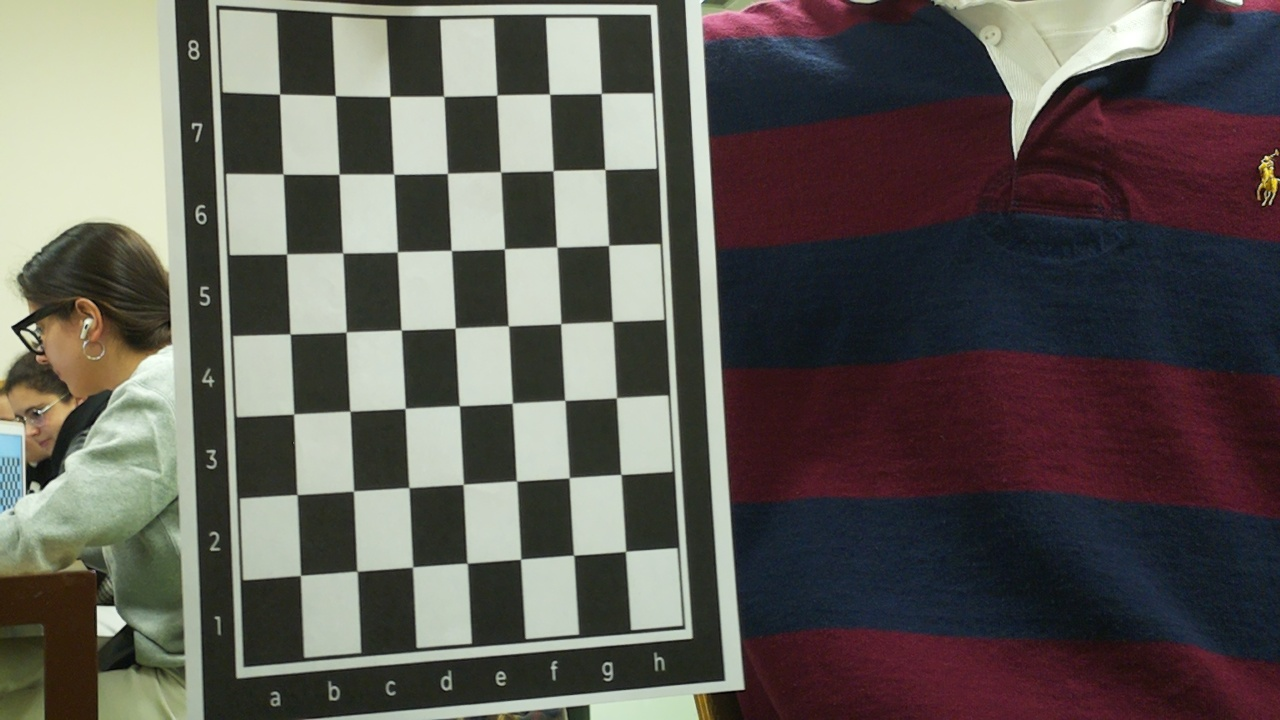
#> input picture data/Imagen_capturada_0.jpg, 1280 x 720 px; its folder holds 4 pictures in this run
$ jupyter execute --allow-errors lab_1_2.ipynb   (shell and % lines are left out)   (older library calls are emulated)
#> lines starting #> are read from the running program, lines starting #| are printed output that depends on the picture; long printed decimals are rounded
# **Sesión 1:** Calibración de Cámara 📷⚙️

## **Instalaciones**

## **Librerías**

[cell 1]
import cv2
import os
import cv2
import numpy as np
import glob
import copy
from sklearn.ensemble import RandomForestClassifier
from sklearn.model_selection import train_test_split
import pickle
from typing import List
import imageio

## **Apartado A: Calibración de cámara** (derecha e izquierda)

### **A.1:** Captura de imagenes.

[cell 2]
def load_images(filenames: List) -> List:
    return [cv2.imread(filename) for filename in filenames]
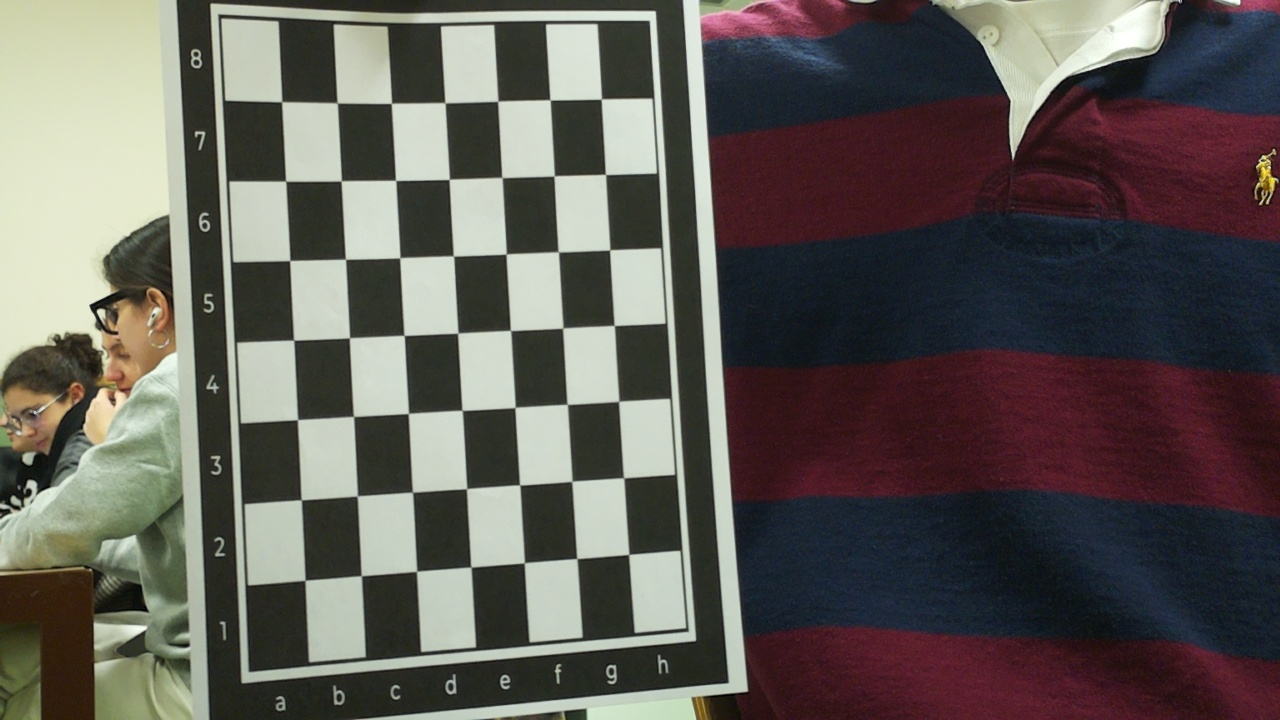
#> input picture data/Imagen_capturada_1.jpg, 1280 x 720 px
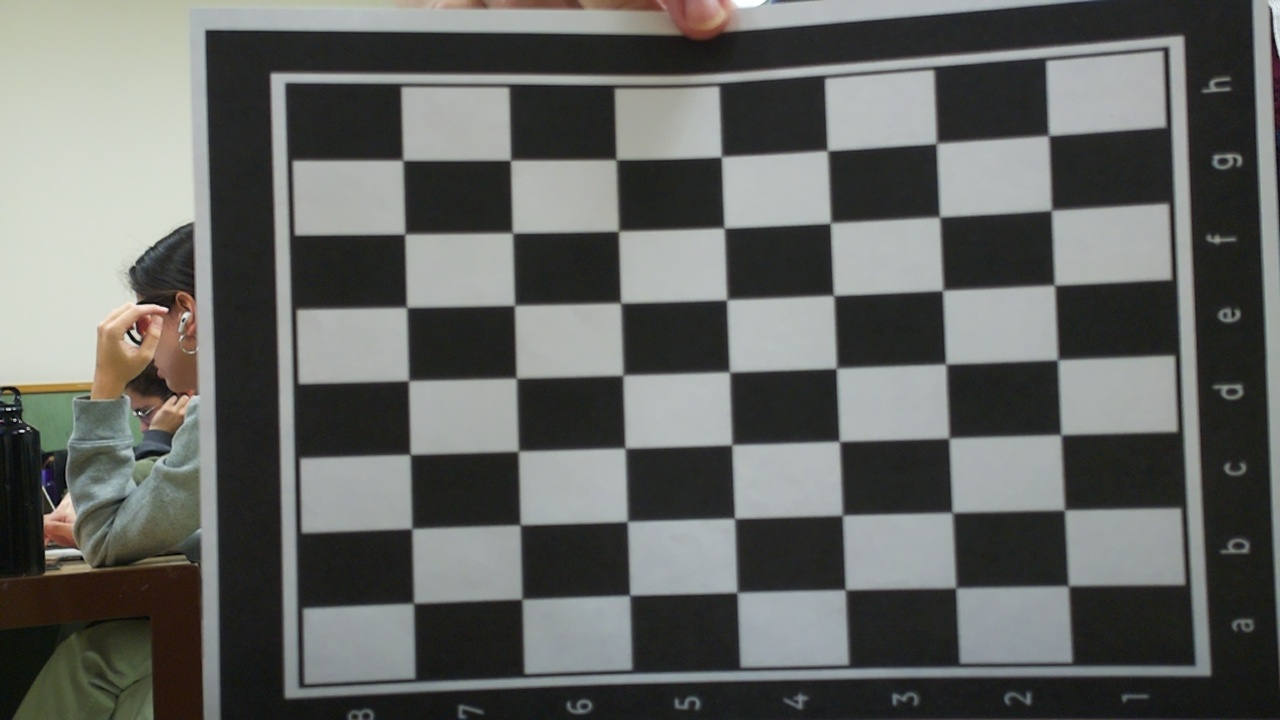
#> input picture data/Imagen_capturada_10.jpg, 1280 x 720 px
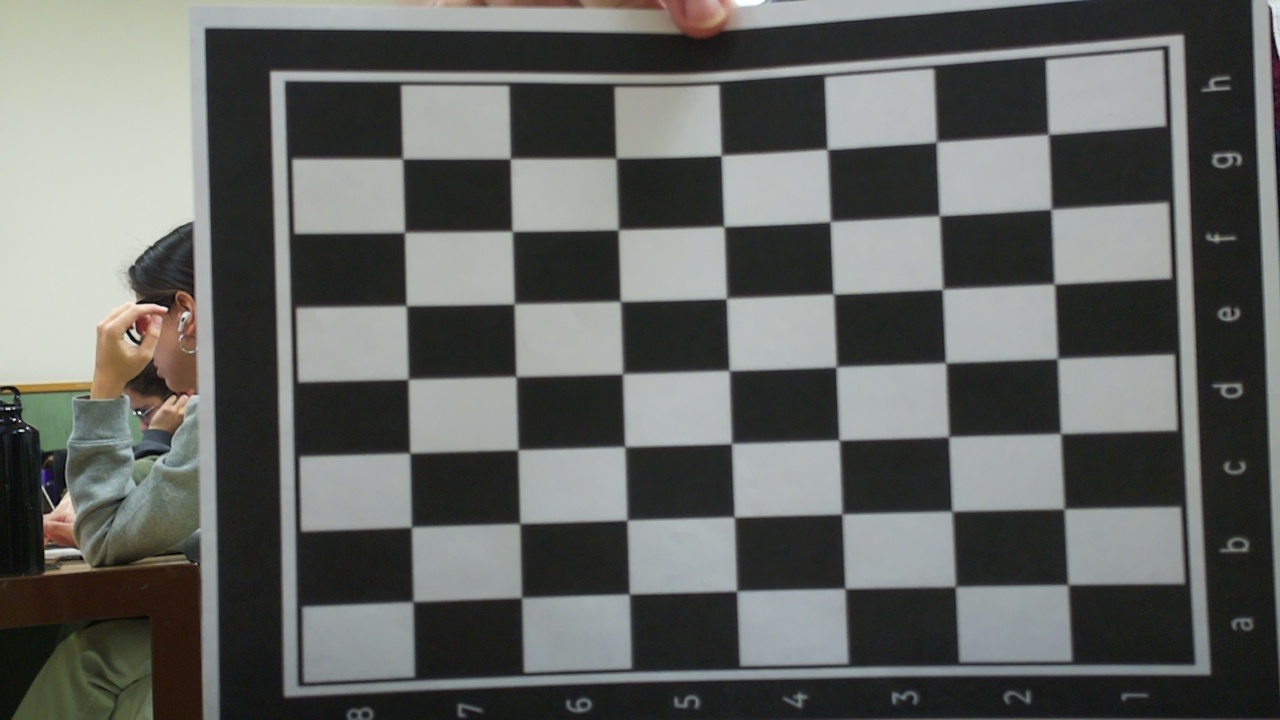
#> input picture data/Imagen_capturada_11.jpg, 1280 x 720 px

[cell 3]
# TODO Build a list containing the paths of all images from the left camera
imgs_path = [f for f in glob.glob("../data/Imagen*.jpg")]
print(f"Found {len(imgs_path)} images")
imgs = load_images(imgs_path)
#> imgs = 4 items
print(f"Loaded {len(imgs)} images")
#| Loaded 4 images

### **Tarea A.2:** Detecte las esquinas de los patrones usando ``cv2.findChessboardCorners()``. Refine las detecciones con ``cv2.cornerSubPix()``.

[cell 4]
# TODO Find corners with cv2.findChessboardCorners()
corners = [cv2.findChessboardCorners(cv2.cvtColor(img, cv2.COLOR_BGR2GRAY), (7, 7), None) for img in imgs]
#> corners = 4 items
print(f'Found corners in {len(corners)} images')
#| Found corners in 4 images

[cell 5]
corners_copy = copy.deepcopy(corners)
#> corners_copy = 4 items
criteria = (cv2.TERM_CRITERIA_EPS + cv2.TERM_CRITERIA_MAX_ITER, 30, 0.01)

# TODO To refine corner detections with cv2.cornerSubPix() you need to input grayscale images. Build a list containing grayscale images.
imgs_gray = [cv2.cvtColor(img, cv2.COLOR_BGR2GRAY) for img in imgs]
#> imgs_gray = 4 items

corners_refined = [cv2.cornerSubPix(i, cor[1], (7, 7), (-1, -1), criteria) if cor[0] else [] for i, cor in zip(imgs_gray, corners_copy)]
#> corners_refined = 4 items
print(f'Refined corners in {len(corners_refined)} images')
#| Refined corners in 4 images

### **Tarea A.3:** Compruebe que las detecciones son correctas dibujando los resultados con ``cv2.drawChessboardCorners()``

[cell 6]
imgs_copy = copy.deepcopy(imgs)
#> imgs_copy = 4 items

[cell 7]
# TODO Use cv2.drawChessboardCorners() to draw the cornes
for i, img in enumerate(imgs_copy):
    if corners[i][0]:
        cv2.drawChessboardCorners(img, (7, 7), corners_refined[i], True)
#> this loop made 4 passes
print('Corners drawn')

[cell 8]
# Crear Carpeta
if not os.path.exists("../Result"):
    os.makedirs("../Result")

[cell 9]
# TODO Show images and save when needed

def show_image(img, title="Image", show=False):
    if show:
        cv2.imshow(title, img)
        cv2.waitKey(0)
        cv2.destroyAllWindows()

def write_image(filename, img):
    cv2.imwrite(filename, img)

show_images = False
for i, img in enumerate(imgs_copy):
    show_image(img, f"Image {i}", show_images)
    write_image(f"../Result/Image_{i}.jpg", img)
#> this loop made 4 passes
#> pass 2, in write_image (call 2), `cv2.imwrite(filename, img)`:
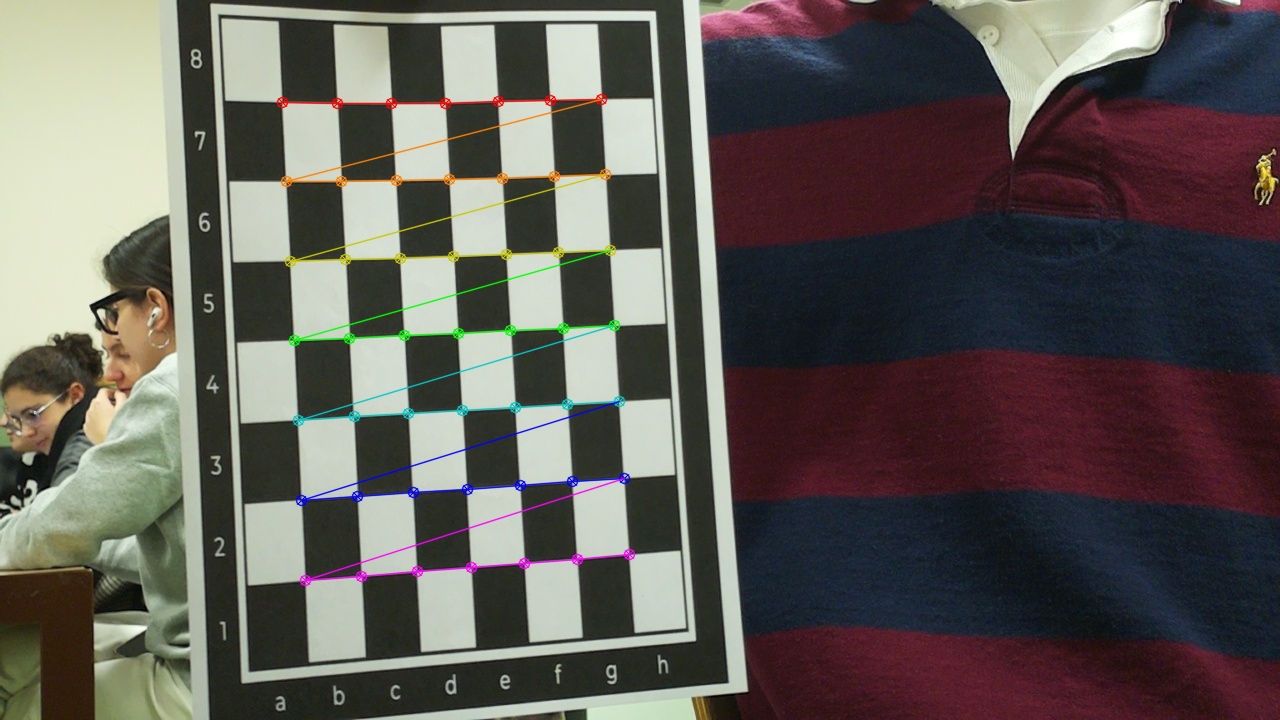
#> saved as Image_1.jpg: shape (720, 1280, 3); mean B, G, R 85.9, 90.7, 95.4

### **Tarea A.4:** Defina y ejecute el método ``get_chessboard_points(chessboard_shape, dx, dy)``

[cell 10]
# TODO Design the method. It should return a np.array with np.float32 elements
def get_chessboard_points(chessboard_shape, dx, dy):
    rows, columns = chessboard_shape

    objp = np.zeros((rows * columns, 3), np.float32)

    objp[:, :2] = np.mgrid[0:rows, 0:columns].T.reshape(-1, 2)

    objp[:, 0] *= dx
    objp[:, 1] *= dy

    return objp

print('Chessboard points calculated')

[cell 11]
# TODO You need the points for every image, not just one
chessboard_points = get_chessboard_points((7, 7), 30, 30)

objpoints = [chessboard_points for _ in range(len(imgs))]
#> objpoints = 4 items

### **Tarea A.5:** Utilice ``cv2.calibrateCamera()`` para obtener los parámetros de calibración para la cámara izquierda

[cell 12]
# Filter data and get only those with adequate detections
valid_corners = [cor[1] for cor in corners if cor[0]]
#> valid_corners = 4 items
# Convert list to numpy array
valid_corners = np.asarray(valid_corners, dtype=np.float32)

[cell 13]
image_size = imgs[0].shape[1::-1]
#> image_size = (1280, 720)
valid_objpoints = []
valid_corners_filtered = []

for objp, corners in zip(objpoints, valid_corners):
    if corners is not None:
        valid_objpoints.append(objp)
        valid_corners_filtered.append(corners)
#> after the loop, valid_corners_filtered = 4 items; valid_objpoints = 4 items
# TODO
rms, intrinsics, dist_coeffs, rvecs, tvecs = cv2.calibrateCamera(
    valid_objpoints,
    valid_corners_filtered,
    image_size,
    None,
    None
)
#> rms = 1.37; intrinsics = [[13007.6, 0, 785.2], [0, 9066.9, 496], [0, 0, 1]]; dist_coeffs = [[16.99, -1841.6, 0.223, 0.204, 1.97]]; rvecs = ([-0.0043, -1.1, -0.0499], [-0.00408, -1.1, -0.0549], [-0.107, 0.188, 1.53], [-0.106, 0.189, 1.53]); tvecs = ([-133.6, -151.5, 3377.8], [-133.7, -149.4, 3396.6], [71.02, -142.1, 3637.4], [70.98, -142.7, 3637.3])

# Obtain extrinsics
extrinsics = list(map(lambda rvec, tvec: np.hstack((cv2.Rodrigues(rvec)[0], tvec)), rvecs, tvecs))
#> extrinsics = 4 items

[cell 14]
# Print outputs
print("Intrinsics:\n", intrinsics)
#| Intrinsics:
#|  [[1.30075968e+04 0.00000000e+00 7.85219486e+02]
#|  [0.00000000e+00 9.06694269e+03 4.96021815e+02]
#|  [0.00000000e+00 0.00000000e+00 1.00000000e+00]]
print("Distortion coefficients:\n", dist_coeffs)
#| Distortion coefficients:
#|  [[ 1.69931382e+01 -1.84155259e+03  2.23084062e-01  2.03603958e-01
#|    1.96800013e+00]]
print("Root mean squared reprojection error:\n", rms)
#| Root mean squared reprojection error:
#|  1.373

## **Apartado B: Corrección de distorsión** (ojo de pez)

En este apartado se trabajará en la corrección de la distorsión debido a lentes de ojo de pez. Primero se calibrará una cámara con este tipo de lente, utilizando las imágenes de la carpeta ``fisheye``. Posteriormente se utilizarán estos parámetros de calibración para corregir la distorsión de una de las imágenes de calibración.

Los pasos que deberá seguir para calibrar una cámara con distorsión de ojo de pez son:

1. Reutilice el método ``load_images()`` para cargar las imágenes de la carpeta ``fisheye``.
2. Detecte las equinas procesando las imágenes con los métodos ``cv2.findChessboardCorners()`` y ``cv2.cornerSubPix()``.
3. Reutilice la función ``get_chessboard_points()`` para obtener las coordenadas del tablero.
4. Defina los argumentos para la función de calibración.
5. Calibre con ``cv2.fisheye.calibrate()``

### **Tarea B.1:** Reutilice el método ``load_images()`` para cargar las imágenes de la carpeta ``fisheye``

[cell 15]
# TODO Build a list containing the paths of all images from the fisheye camera and load images
fisheye_imgs_path = glob.glob('../data/fisheye/*.jpg')
fisheye_imgs = load_images(fisheye_imgs_path)
#> fisheye_imgs = []
print(f'Loaded {len(fisheye_imgs)} fisheye images')
#| Loaded 0 fisheye images
print(fisheye_imgs_path)
# print(f'{fisheye_imgs}')

### **Tarea B.2:** Detecte las equinas procesando las imágenes con los métodos ``cv2.findChessboardCorners()`` y ``cv2.cornerSubPix()``.

[cell 16]
imgs_corners = []
# Parameters for cv2.cornerSubPix()
subpix_criteria = (cv2.TERM_CRITERIA_EPS+cv2.TERM_CRITERIA_MAX_ITER, 30, 0.1)
#> subpix_criteria = (3, 30, 0.1)
chessboard_size = (7, 6)
#TODO Complete the required parts of the loop
for img in fisheye_imgs:

    # TODO parse arguments to cv2.findChessboardCorners()
    gray_img = cv2.cvtColor(img, cv2.COLOR_BGR2GRAY)

    ret, corners = cv2.findChessboardCorners(gray_img, chessboard_size, None)

    if ret:
        refined_corners = cv2.cornerSubPix(gray_img, corners, (3, 3), (-1, -1), subpix_criteria)

        imgs_corners.append(refined_corners)
    else:
        imgs_corners.append(None)
#> this loop made 0 passes
#> after the loop, imgs_corners = []

print(f'Número de imágenes procesadas: {len(imgs_corners)}')
#| Número de imágenes procesadas: 0
print(f'Número de esquinas detectadas correctamente: {len([c for c in imgs_corners if c is not None])}')
#| Número de esquinas detectadas correctamente: 0
# print(imgs_corners)

### **Tarea B.3:** Reutilice la función ``get_chessboard_points()`` para obtener las coordenadas del tablero

[cell 17]
# TODO Define the chessboard dimensions and the lenght of the squares (in [mm])
chessboard_dims = (7, 6)
length = 30
# TODO You need the points for every image, not just one (consider a list comprehension)
fisheye_chessboard_points = [get_chessboard_points(chessboard_dims, length, length) for _ in range(len(fisheye_imgs))]
#> fisheye_chessboard_points = []
# print(f'{fisheye_chessboard_points}')

### **Tarea B.4:** Defina los argumentos para la calibración

[cell 18]
# Parameters for cv2.fisheye.calibrate()
calibration_flags = cv2.fisheye.CALIB_RECOMPUTE_EXTRINSIC+cv2.fisheye.CALIB_FIX_SKEW
#> calibration_flags = 10
intrinsics = np.zeros((3, 3))
distortion = np.zeros((4, 1))
rotations = [np.zeros((1, 1, 3), dtype=np.float64) for _ in imgs_corners]
#> rotations = []
traslations = [np.zeros((1, 1, 3), dtype=np.float64) for _ in imgs_corners]
#> traslations = []

### **Tarea B.5:** Calibración

[cell 19]
fisheye_chessboard_points = [np.array(points, dtype=np.float32).reshape(-1, 1, 3) for points in fisheye_chessboard_points]

imgs_corners = [np.array(corners, dtype=np.float32).reshape(-1, 1, 2) for corners in imgs_corners if corners is not None]

print(f"Tipo de datos de fisheye_chessboard_points después de la conversión: {type(fisheye_chessboard_points)}")
#| Tipo de datos de fisheye_chessboard_points después de la conversión: <class 'list'>
print(f"Forma de fisheye_chessboard_points después de la conversión: {np.array(fisheye_chessboard_points).shape}")
#| Forma de fisheye_chessboard_points después de la conversión: (0,)
print(f"Tipo de datos de imgs_corners después de la conversión: {type(imgs_corners)}")
#| Tipo de datos de imgs_corners después de la conversión: <class 'list'>
print(f"Forma de imgs_corners después de la conversión: {np.array(imgs_corners).shape}")
#| Forma de imgs_corners después de la conversión: (0,)

#> (the rest of this cell did not finish here and is left out)

[cell 20]
# Show intrinsic matrix and distortion coefficients values
print(intrinsics)
print(distortion)

### **Pregunta B.1:** Corrija la distorsión de las 2 primeras imágenes de la carpeta ``fisheye``

#> (a cell that did not finish here is left out)

[cell 22]
# TODO Homework: correct distortion using cv2.remap()

undistorted_imgs = []

num_imgs_to_correct = 2

for i, img in enumerate(fisheye_imgs[:num_imgs_to_correct]):
    undistorted_img = cv2.remap(img, map1, map2, interpolation=cv2.INTER_LINEAR, borderMode=cv2.BORDER_CONSTANT)

    undistorted_imgs.append(undistorted_img)

    cv2.imwrite(f'undistorted_fisheye_image_{i+1}.jpg', undistorted_img)
#> after the loop, undistorted_imgs = []

    # (Descomentar para mostrar)
    # cv2.imshow(f'Undistorted Image {i+1}', undistorted_img)
    # cv2.waitKey(2000)  # Mostrar la imagen durante 500ms (ajustable)

cv2.destroyAllWindows()
